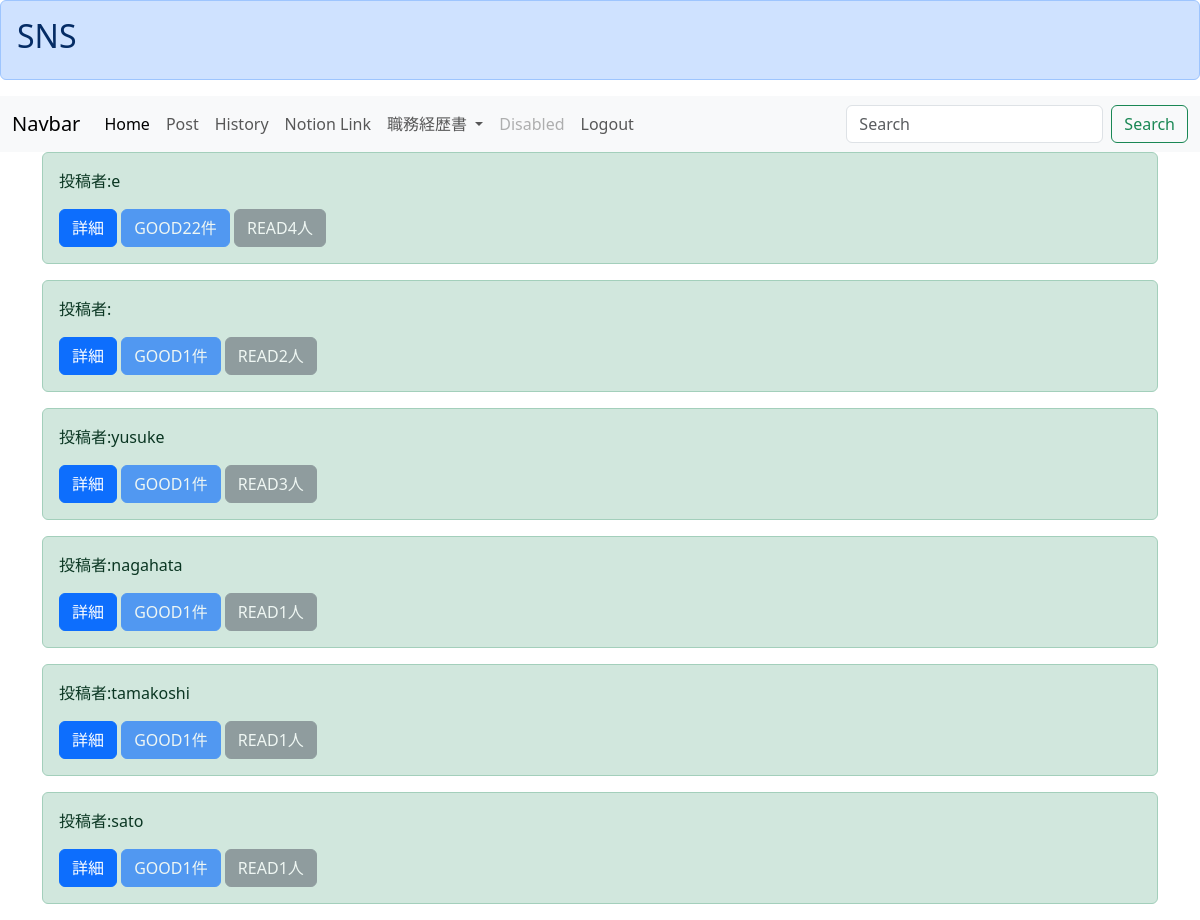
Page /list/ (signed in) on the earlier database version.
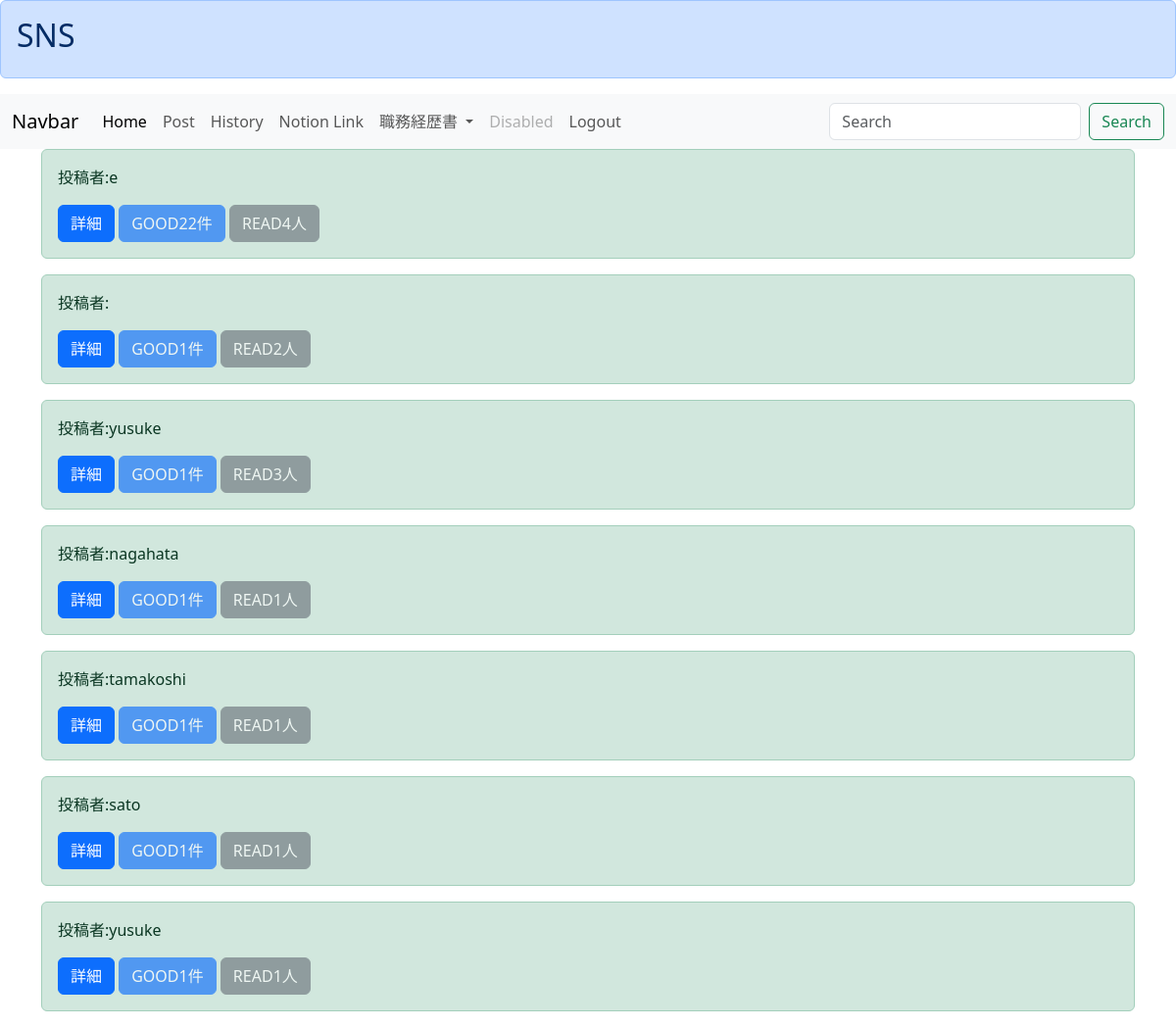
Same page on the later database version.
### boardapp/models.py (models this page shows)
class BoardModel(models.Model):
    title = models.CharField(max_length=100)
    content = models.TextField()
    author = models.CharField(max_length=50)
    sns_image = models.ImageField(upload_to='')#どこに保存するのか指定する引数必要
    good = models.IntegerField(null=True, blank=True, default=1)
    read = models.IntegerField(null=True, blank=True, default=1)#既読の数を数える
    readtext = models.TextField(null=True, blank=True, default='a')#既読を押した人の情報を記録

### boardapp/views.py (the view)
# urls.py: path('list/', listfunc, name='list'),
@login_required
def listfunc(request):
    object_list = BoardModel.objects.all()#BoardModelのオブジェクトすべてをobject_list(変数)に入れることができる
    return render(request, 'list.html', {'object_list':object_list})

### templates/list.html (shortened to what this page needs)
{% extends 'base.html' %}
{% block header %}
<div class="alert alert-primary" role="alert">
   <h2>SNS</h2>
  </div>
{% endblock header %}
{% block content %}
<nav class="navbar navbar-expand-lg bg-body-tertiary">
    <div class="container-fluid">
      <a class="navbar-brand" href="#">Navbar</a>
      <div class="collapse navbar-collapse" id="navbarSupportedContent">
        <ul class="navbar-nav me-auto mb-2 mb-lg-0">
          <li class="nav-item">
            <a class="nav-link active" aria-current="page" href="#">Home</a>
          </li>
          <li class="nav-item">
            <a class="nav-link" href="{% url 'create' %}">Post</a>
          </li>
          <li class="nav-item">
            <a class="nav-link" href="#">History</a>
          </li>
          <li class="nav-item">
            <a class="nav-link" href="#">Notion Link</a>
          </li>
          <li class="nav-item dropdown">
            <a class="nav-link dropdown-toggle" href="#" role="button" data-bs-toggle="dropdown" aria-expanded="false">
              職務経歴書
            </a>
          </li>
          <li class="nav-item">
            <a class="nav-link disabled">Disabled</a>
          </li>
          <li class="nav-item">
            <a class="nav-link" href="{% url 'logout' %}">Logout</a>
          </li>
        </ul>
        <form class="d-flex" role="search">
          <input class="form-control me-2" type="search" placeholder="Search" aria-label="Search">
          <button class="btn btn-outline-success" type="submit">Search</button>
        </form>
      </div>
    </div>
  </nav>
{% if user.is_authenticated %}<!trueかFalseで返ってくる。Trueは下記実行>
<div class='container'>
    {% for item in object_list %}<!views経由のmodel>
    <div class="alert alert-success" role="alert">
        <p>投稿者:{{ item.author }}</p>
        <a class="btn btn-primary" href="{% url 'detail' item.pk %}" role="button">詳細</a><!modelsやつを引っ張ってくる>
        <a class="btn btn-primary disabled"  role="button" aria-disabled="true">GOOD{{item.good}}件</a>
        <a class="btn btn-secondary disabled"  role="button" aria-disabled="true">READ{{item.read}}人</a>
    </div>
    {%endfor%}
</div>
{% else %}<!Falseの場合>
<p>Please login: <a href="{% url 'login' %}">HERE</a></p>
{% endif %}
{% endblock content %}

Differences in the rows shown:
added BoardModel: author "yusuke", good "1", read "1"
